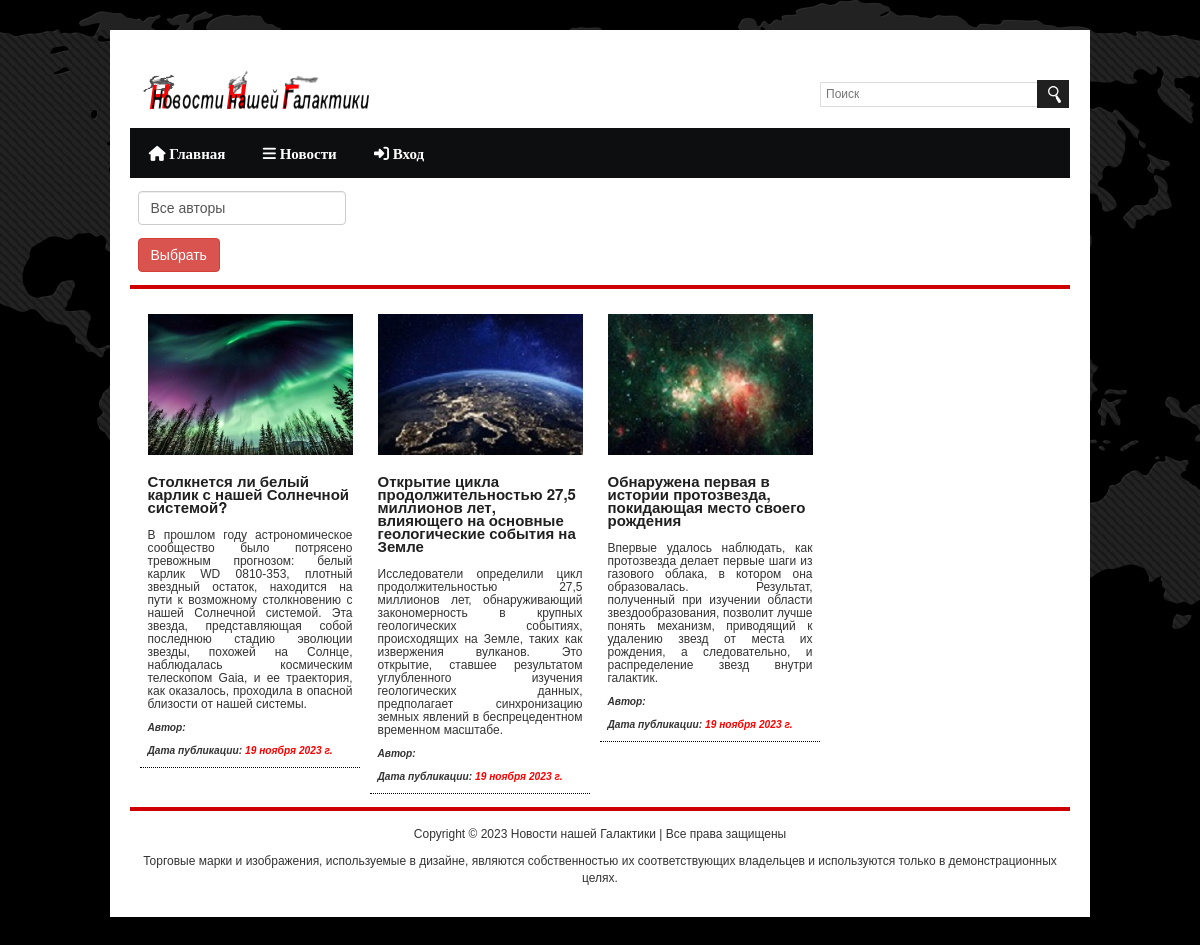
Before: /news/ with the older database file.
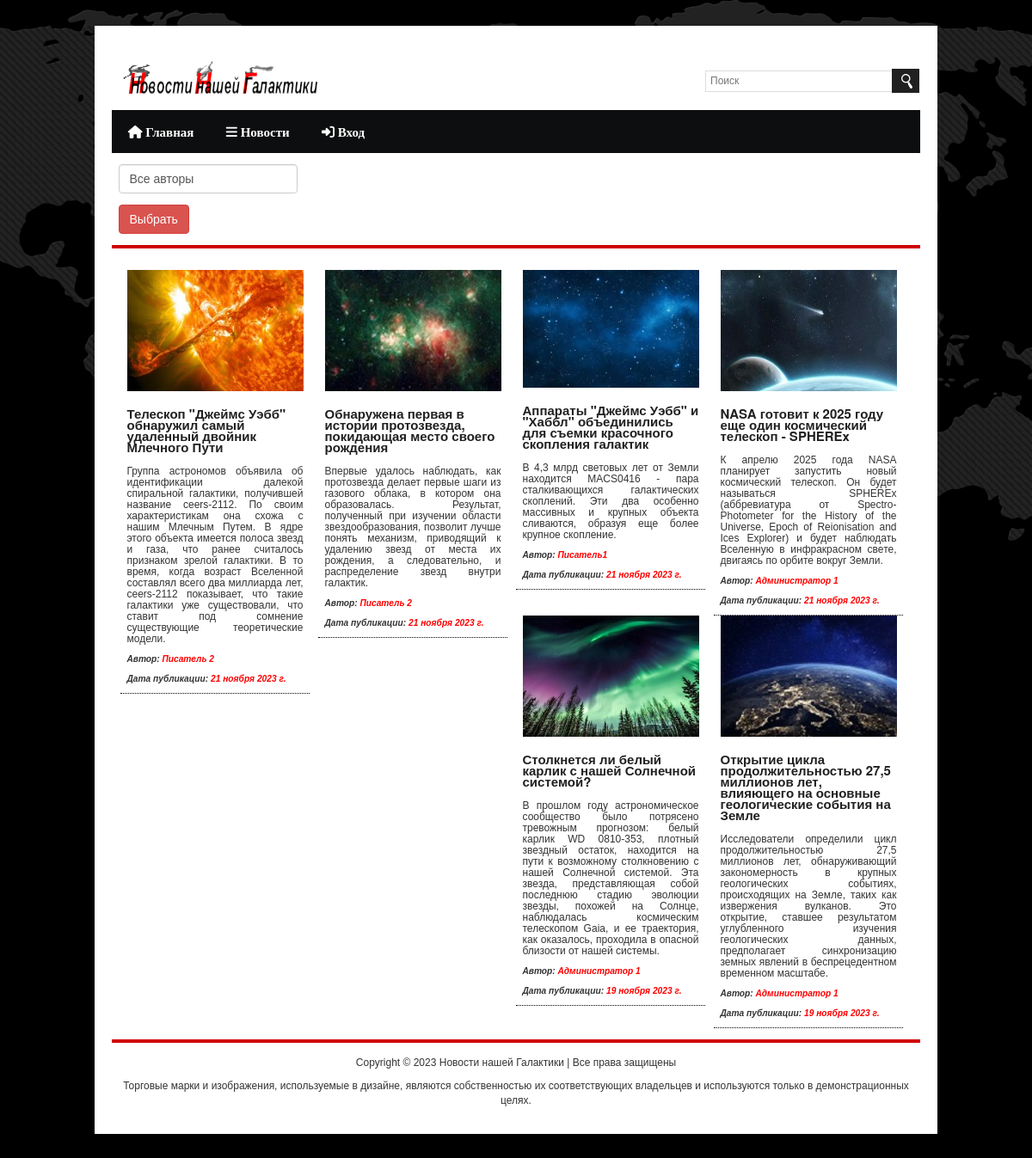
After: the same page with the newer database file.
### news/models.py (models this page shows, shortened)
class Article(models.Model):
    categories = (('АН', 'Астрономия'),
                  ('К', 'Космонавтика'),
                  ('АФ', 'Астрофизика'),
                  ('Г', 'Геология'))
    author = models.ForeignKey(User, on_delete=models.SET_NULL, null=True, verbose_name='Автор')
    title = models.CharField('Название новости', max_length=150, default='', null=False)
    anouncement = models.TextField('Аннотация', max_length=1250, null=False)
    source = models.URLField('Источник', null=True)
    sourcename = models.CharField('Название источника', max_length=150, null=False)
    text = models.TextField('Текст новости', null=False)
    date = models.DateTimeField('Дата публикации', auto_created=True)
    categories=models.CharField(choices=categories, max_length=20, verbose_name='Категории', null=False)
    tags = models.ManyToManyField(to=Tag, blank=True)
    status = models.BooleanField(default=False, verbose_name='Опубликовано')
    objects = models.Manager()
    published = PublishedToday()
    def get_absolute_url(self):
        return f'/news/{self.pk}'
    class Meta:
        ordering = ['title','date']
        verbose_name = 'Новость'
        verbose_name_plural = 'Новости'

### users/models.py (models this page shows, shortened)
class Account(models.Model):
    gender_choices = (('М', 'Мужской'),
                      ('Ж', 'Женский'),
                      ('N/A', 'Не определен'))
    user = models.OneToOneField(User, on_delete=models.CASCADE,
                                primary_key=True, verbose_name='Пользователь')
    nickname = models.CharField(max_length=100, verbose_name='Имя автора (псевдоним)')
    birthdate = models.DateField(null=True, verbose_name='День рождения')
    gender = models.CharField(choices=gender_choices, max_length=20, verbose_name='Пол')
    account_image = models.ImageField(default='default.jpg',
                                      upload_to='account_images', verbose_name='Фото аккаунта')
    class Meta:
        ordering = ['user','gender']
        verbose_name = 'Аккаунт'
        verbose_name_plural = 'Аккаунты'

### news/views.py (the view)
# urls.py: path('news/', include('news.urls')),
def news(request):
    news = Article.objects.all()
    paginator = Paginator(news,4)
    page_number = request.GET.get('page')
    page_obj = paginator.get_page(page_number)
    a = news.first()
    categories = a.categories
    author_list = User.objects.all()
    selected = 0
    if request.method == "POST":
        selected = int(request.POST.get('author_filter'))
        if selected == 0:
            news = Article.objects.all().order_by('-date')
        else:
            news = Article.objects.filter(author=selected).order_by('-date')
    else:
        news = Article.objects.all().order_by('-date')
    context = {
        'news': news,
        'author_list': author_list,
        'selected': selected,
        'categories': categories,
        'page_obj': page_obj,
    }
    return render(request, 'news/news.html', context)

### news/templates/news/news.html (shortened to what this page needs)
<!DOCTYPE html PUBLIC "-//W3C//DTD XHTML 1.0 Transitional//EN"
        "http://www.w3.org/TR/xhtml1/DTD/xhtml1-transitional.dtd">
{% load static %}
{% load bootstrap5 %}
{% load crispy_forms_tags %}
<html xmlns="http://www.w3.org/1999/xhtml">
<html lang="ru">
<head>
    {%bootstrap_css%}
    <link rel="stylesheet" type="text/css" href="{% static 'main/' %}assets/font/font-awesome.min.css"/>
    <link rel="stylesheet" type="text/css" href="{% static 'main/' %}assets/font/font.css"/>
    <link rel="stylesheet" type="text/css" href="{% static 'main/' %}assets/css/bootstrap.min.css" media="screen"/>
    <link rel="stylesheet" type="text/css" href="{% static 'main/' %}assets/css/style.css" media="screen"/>
    <link rel="stylesheet" type="text/css" href="{% static 'main/' %}assets/css/responsive.css" media="screen"/>
    <link rel="stylesheet" type="text/css" href="{% static 'main/' %}assets/css/jquery.bxslider.css" media="screen"/>
</head>
<body>
<div class="body_wrapper">
    <div class="center">
        {% block header %} {% include 'main/header.html' %} {% endblock %}
        <br>
        <div class="container-fluid">
            <div class="row">
                <div class="col-lg-3">
                    <form method="post">
                        <select class="form-control" name="author_filter">
                            <option value="0">Все авторы</option>
                        </select><br>
                        <input class="btn btn-danger" type="submit" value="Выбрать">
                    </form>
                </div>
            </div>
        </div>
        <br>
        <h6 class="title"></h6>
        <div class="content_area">
            {% for n in news %}
            <div class="single_cat_left_content floatleft"><div class="container-fluid"><a href="{{ n.get_absolute_url }}"><img
                    src="{% static 'news/' %}images/{{ n.id }}.jpg" alt=""/></a>
                <h3>{{ n.title }}</h3><br>
                <p align="justify">{{ n.anouncement }}</p>
                <p><strong><i><small>Автор: <font color="red">{{ n.author.account.nickname }}</font></small></i></strong></p>
                <p><strong><i><small>Дата публикации: <font color="red">{{ n.date.date }}</font></small></i></strong></p></div>
            </div>
            {% endfor %}
        </div>
        <br>
        <h6 class="title"></h6>
        {% block footer %} {% include 'main/footer.html' %} {% endblock %}
    </div>
</div>
</body>
</html>

Changed rows visible on the page:
added Article: shows a picture, title "Телескоп \"Джеймс Уэбб\" обнаружил самый удаленный двойник Млечного Пути", anouncement "Группа астрономов объявила об идентификации далекой спиральной галактики, получившей название ceers-2112. По своим характеристикам она схожа с нашим Млечным Путем. В ядре этого объекта имеется полоса звезд и газа, что ранее считалось признаком зрелой галактики. В то время, когда возраст Вселенной составлял всего два миллиарда лет, ceers-2112 показывает, что такие галактики уже существовали, что ставит под сомнение существующие теоретические модели.", author.account.nickname "Писатель 2", date "21 ноября 2023 г."
changed Article "Обнаружена первая в истории протозвезда, покидающая место своего рождения": author.account.nickname (not shown) → "Писатель 2"; date "19 ноября 2023 г." → "21 ноября 2023 г."; moves up the list
added Article: shows a picture, title "Аппараты \"Джеймс Уэбб\" и \"Хаббл\" объединились для съемки красочного скопления галактик", anouncement "В 4,3 млрд световых лет от Земли находится MACS0416 - пара сталкивающихся галактических скоплений. Эти два особенно массивных и крупных объекта сливаются, образуя еще более крупное скопление.", author.account.nickname "Писатель1", date "21 ноября 2023 г."
added Article: shows a picture, title "NASA готовит к 2025 году еще один космический телескоп - SPHEREx", anouncement "К апрелю 2025 года NASA планирует запустить новый космический телескоп. Он будет называться SPHEREx (аббревиатура от Spectro-Photometer for the History of the Universe, Epoch of Reionisation and Ices Explorer) и будет наблюдать Вселенную в инфракрасном свете, двигаясь по орбите вокруг Земли.", author.account.nickname "Администратор 1", date "21 ноября 2023 г."
changed Article "Столкнется ли белый карлик с нашей Солнечной системой?": author.account.nickname (not shown) → "Администратор 1"
changed Article (number 6 of 6 on the later page): author.account.nickname (not shown) → "Администратор 1"
